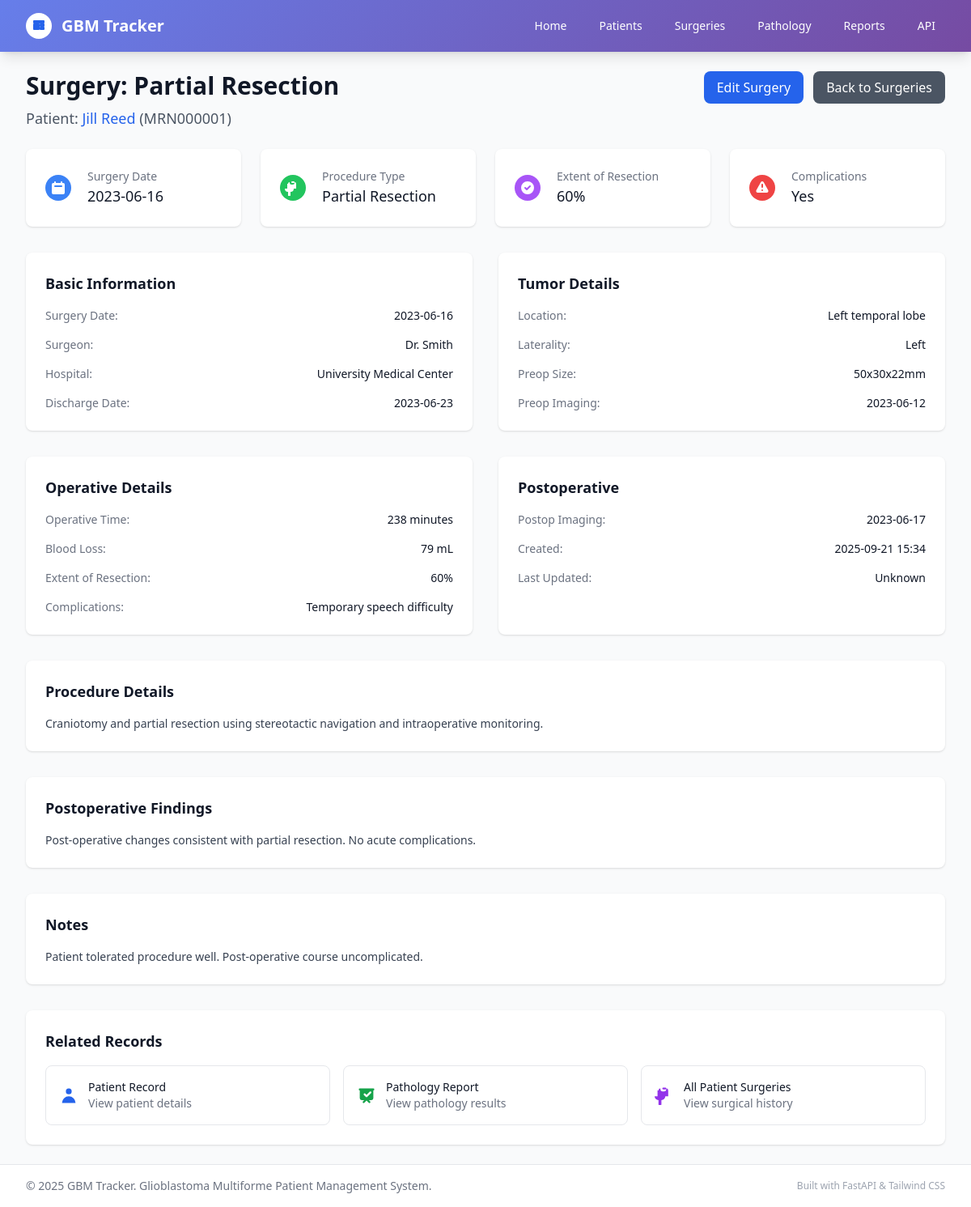
Screenshot of /surgeries/1 with the database file from the repository.
### app/models.py (models this page shows)
class BaseModel(Base):
    __abstract__ = True
    id = Column(Integer, primary_key=True, index=True)
    created_at = Column(DateTime(timezone=True), server_default=func.now())
    updated_at = Column(DateTime(timezone=True), onupdate=func.now())

class Patient(BaseModel):
    __tablename__ = "patients"
    medical_record_number = Column(String(50), unique=True, index=True, nullable=False)
    first_name = Column(String(100), nullable=False)
    last_name = Column(String(100), nullable=False)
    date_of_birth = Column(Date, nullable=False)
    gender = Column(Enum(Gender), nullable=False)
    contact_phone = Column(String(20))
    contact_email = Column(String(100))
    emergency_contact_name = Column(String(200))
    emergency_contact_phone = Column(String(20))
    initial_diagnosis_date = Column(Date)
    primary_location = Column(String(200))
    referring_physician = Column(String(200))
    insurance_info = Column(Text)
    medical_history = Column(Text)
    family_history = Column(Text)
    current_medications = Column(Text)
    allergies = Column(Text)
    notes = Column(Text)
    surgeries = relationship("Surgery", back_populates="patient", cascade="all, delete-orphan")
    pathologies = relationship("Pathology", back_populates="patient", cascade="all, delete-orphan")
    treatments = relationship("Treatment", back_populates="patient", cascade="all, delete-orphan")
    follow_up_visits = relationship("FollowUpVisit", back_populates="patient", cascade="all, delete-orphan")

class Surgery(BaseModel):
    __tablename__ = "surgeries"
    patient_id = Column(Integer, ForeignKey("patients.id"), nullable=False)
    surgery_date = Column(Date, nullable=False)
    surgery_type = Column(Enum(SurgeryType), nullable=False)
    surgeon_name = Column(String(200), nullable=False)
    hospital = Column(String(200))
    preop_imaging_date = Column(Date)
    preop_tumor_size = Column(String(100))
    tumor_location = Column(String(200))
    laterality = Column(String(50))
    procedure_details = Column(Text)
    operative_time_minutes = Column(Integer)
    estimated_blood_loss_ml = Column(Integer)
    extent_of_resection = Column(String(100))
    complications = Column(Text)
    postop_imaging_date = Column(Date)
    postop_findings = Column(Text)
    discharge_date = Column(Date)
    notes = Column(Text)
    patient = relationship("Patient", back_populates="surgeries")
    pathology = relationship("Pathology", back_populates="surgery", uselist=False)

### app/main.py (the view)
@app.get("/surgeries/{surgery_id}", response_class=HTMLResponse)
async def get_surgery_detail(request: Request, surgery_id: int, db: Session = Depends(get_db)):
    surgery = db.query(Surgery).filter(Surgery.id == surgery_id).first()
    if not surgery:
        raise HTTPException(status_code=404, detail="Surgery not found")
    return templates.TemplateResponse("surgery_detail.html", {
        "request": request,
        "surgery": surgery,
        "title": f"Surgery: {surgery.surgery_type.value.replace('_', ' ').title()}"
    })

### app/templates/surgery_detail.html (shortened to what this page needs)
{% extends "base.html" %}
{% block content %}
<div class="mb-6">
    <div class="flex justify-between items-start">
        <div>
            <h1 class="text-3xl font-bold text-gray-900 mb-2">{{ title }}</h1>
            <p class="text-lg text-gray-600">
                Patient:
                <a href="/patients/{{ surgery.patient.id }}" class="text-blue-600 hover:text-blue-800">
                    {{ surgery.patient.first_name }} {{ surgery.patient.last_name }}
                </a>
                ({{ surgery.patient.medical_record_number }})
            </p>
        </div>
        <div class="flex space-x-3">
            <button class="bg-blue-600 hover:bg-blue-700 text-white px-4 py-2 rounded-lg transition-colors duration-200">
                Edit Surgery
            </button>
            <a href="/surgeries" class="bg-gray-600 hover:bg-gray-700 text-white px-4 py-2 rounded-lg transition-colors duration-200">
                Back to Surgeries
            </a>
        </div>
    </div>
</div>
<div class="grid grid-cols-1 md:grid-cols-4 gap-6 mb-8">
    <div class="bg-white rounded-lg shadow p-6">
        <div class="flex items-center">
            <div class="flex-shrink-0">
                <div class="w-8 h-8 bg-blue-500 rounded-full flex items-center justify-center">
                    <svg class="w-5 h-5 text-white" fill="currentColor" viewBox="0 0 20 20">
                        <path fill-rule="evenodd" d="M6 2a1 1 0 00-1 1v1H4a2 2 0 00-2 2v10a2 2 0 002 2h12a2 2 0 002-2V6a2 2 0 00-2-2h-1V3a1 1 0 10-2 0v1H7V3a1 1 0 00-1-1zm0 5a1 1 0 000 2h8a1 1 0 100-2H6z" clip-rule="evenodd"/>
                    </svg>
                </div>
            </div>
            <div class="ml-5 w-0 flex-1">
                <dl>
                    <dt class="text-sm font-medium text-gray-500 truncate">Surgery Date</dt>
                    <dd class="text-lg font-medium text-gray-900">{{ surgery.surgery_date.strftime('%Y-%m-%d') if surgery.surgery_date else "Not specified" }}</dd>
                </dl>
            </div>
        </div>
    </div>
    <div class="bg-white rounded-lg shadow p-6">
        <div class="flex items-center">
            <div class="flex-shrink-0">
                <div class="w-8 h-8 bg-green-500 rounded-full flex items-center justify-center">
                    <svg class="w-5 h-5 text-white" fill="currentColor" viewBox="0 0 20 20">
                        <path d="M9 2a1 1 0 000 2h2a1 1 0 100-2H9z"/>
                        <path fill-rule="evenodd" d="M4 5a2 2 0 012-2v1a2 2 0 002 2h2a2 2 0 002-2V3a2 2 0 012 2v6h-3a4 4 0 01-4 4v4a2 2 0 01-2 2H6a2 2 0 01-2-2v-4a4 4 0 01-4-4h3V5z" clip-rule="evenodd"/>
                    </svg>
                </div>
            </div>
            <div class="ml-5 w-0 flex-1">
                <dl>
                    <dt class="text-sm font-medium text-gray-500 truncate">Procedure Type</dt>
                    <dd class="text-lg font-medium text-gray-900">{{ surgery.surgery_type.value.replace('_', ' ').title() if surgery.surgery_type else "Not specified" }}</dd>
                </dl>
            </div>
        </div>
    </div>
    <div class="bg-white rounded-lg shadow p-6">
        <div class="flex items-center">
            <div class="flex-shrink-0">
                <div class="w-8 h-8 bg-purple-500 rounded-full flex items-center justify-center">
                    <svg class="w-5 h-5 text-white" fill="currentColor" viewBox="0 0 20 20">
                        <path fill-rule="evenodd" d="M10 18a8 8 0 100-16 8 8 0 000 16zm3.707-9.293a1 1 0 00-1.414-1.414L9 10.586 7.707 9.293a1 1 0 00-1.414 1.414l2 2a1 1 0 001.414 0l4-4z" clip-rule="evenodd"/>
                    </svg>
                </div>
            </div>
            <div class="ml-5 w-0 flex-1">
                <dl>
                    <dt class="text-sm font-medium text-gray-500 truncate">Extent of Resection</dt>
                    <dd class="text-lg font-medium text-gray-900">{{ surgery.extent_of_resection or "Not specified" }}</dd>
                </dl>
            </div>
        </div>
    </div>
    <div class="bg-white rounded-lg shadow p-6">
        <div class="flex items-center">
            <div class="flex-shrink-0">
                <div class="w-8 h-8 {% if surgery.complications and surgery.complications != 'None' %}bg-red-500{% else %}bg-green-500{% endif %} rounded-full flex items-center justify-center">
                </div>
            </div>
            <div class="ml-5 w-0 flex-1">
                <dl>
                    <dt class="text-sm font-medium text-gray-500 truncate">Complications</dt>
                    <dd class="text-lg font-medium text-gray-900">
                        {% if surgery.complications and surgery.complications != "None" %}Yes{% else %}None{% endif %}
                    </dd>
                </dl>
            </div>
        </div>
    </div>
</div>
<div class="grid grid-cols-1 lg:grid-cols-2 gap-8">
    <div class="bg-white rounded-lg shadow p-6">
        <h2 class="text-lg font-semibold text-gray-900 mb-4">Basic Information</h2>
        <dl class="space-y-4">
            <div class="flex justify-between">
                <dt class="text-sm font-medium text-gray-500">Surgery Date:</dt>
                <dd class="text-sm text-gray-900">{{ surgery.surgery_date.strftime('%Y-%m-%d') if surgery.surgery_date else "Not specified" }}</dd>
            </div>
            <div class="flex justify-between">
                <dt class="text-sm font-medium text-gray-500">Surgeon:</dt>
                <dd class="text-sm text-gray-900">{{ surgery.surgeon_name or "Not specified" }}</dd>
            </div>
            <div class="flex justify-between">
                <dt class="text-sm font-medium text-gray-500">Hospital:</dt>
                <dd class="text-sm text-gray-900">{{ surgery.hospital or "Not specified" }}</dd>
            </div>
            <div class="flex justify-between">
                <dt class="text-sm font-medium text-gray-500">Discharge Date:</dt>
                <dd class="text-sm text-gray-900">{{ surgery.discharge_date.strftime('%Y-%m-%d') if surgery.discharge_date else "Not specified" }}</dd>
            </div>
        </dl>
    </div>
    <div class="bg-white rounded-lg shadow p-6">
        <h2 class="text-lg font-semibold text-gray-900 mb-4">Tumor Details</h2>
        <dl class="space-y-4">
            <div class="flex justify-between">
                <dt class="text-sm font-medium text-gray-500">Location:</dt>
                <dd class="text-sm text-gray-900">{{ surgery.tumor_location or "Not specified" }}</dd>
            </div>
            <div class="flex justify-between">
                <dt class="text-sm font-medium text-gray-500">Laterality:</dt>
                <dd class="text-sm text-gray-900">{{ surgery.laterality or "Not specified" }}</dd>
            </div>
            <div class="flex justify-between">
                <dt class="text-sm font-medium text-gray-500">Preop Size:</dt>
                <dd class="text-sm text-gray-900">{{ surgery.preop_tumor_size or "Not specified" }}</dd>
            </div>
            <div class="flex justify-between">
                <dt class="text-sm font-medium text-gray-500">Preop Imaging:</dt>
                <dd class="text-sm text-gray-900">{{ surgery.preop_imaging_date.strftime('%Y-%m-%d') if surgery.preop_imaging_date else "Not specified" }}</dd>
            </div>
        </dl>
    </div>
    <div class="bg-white rounded-lg shadow p-6">
        <h2 class="text-lg font-semibold text-gray-900 mb-4">Operative Details</h2>
        <dl class="space-y-4">
            <div class="flex justify-between">
                <dt class="text-sm font-medium text-gray-500">Operative Time:</dt>
                <dd class="text-sm text-gray-900">{{ surgery.operative_time_minutes }} minutes</dd>
            </div>
            <div class="flex justify-between">
                <dt class="text-sm font-medium text-gray-500">Blood Loss:</dt>
                <dd class="text-sm text-gray-900">{{ surgery.estimated_blood_loss_ml }} mL</dd>
            </div>
            <div class="flex justify-between">
                <dt class="text-sm font-medium text-gray-500">Extent of Resection:</dt>
                <dd class="text-sm text-gray-900">{{ surgery.extent_of_resection or "Not specified" }}</dd>
            </div>
            <div class="flex justify-between">
                <dt class="text-sm font-medium text-gray-500">Complications:</dt>
                <dd class="text-sm text-gray-900">{{ surgery.complications or "None" }}</dd>
            </div>
        </dl>
    </div>
    <div class="bg-white rounded-lg shadow p-6">
        <h2 class="text-lg font-semibold text-gray-900 mb-4">Postoperative</h2>
        <dl class="space-y-4">
            <div class="flex justify-between">
                <dt class="text-sm font-medium text-gray-500">Postop Imaging:</dt>
                <dd class="text-sm text-gray-900">{{ surgery.postop_imaging_date.strftime('%Y-%m-%d') if surgery.postop_imaging_date else "Not specified" }}</dd>
            </div>
            <div class="flex justify-between">
                <dt class="text-sm font-medium text-gray-500">Created:</dt>
                <dd class="text-sm text-gray-900">{{ surgery.created_at.strftime('%Y-%m-%d %H:%M') if surgery.created_at else "Unknown" }}</dd>
            </div>
            <div class="flex justify-between">
                <dt class="text-sm font-medium text-gray-500">Last Updated:</dt>
                <dd class="text-sm text-gray-900">{{ surgery.updated_at.strftime('%Y-%m-%d %H:%M') if surgery.updated_at else "Unknown" }}</dd>
            </div>
        </dl>
    </div>
</div>
{% if surgery.procedure_details %}
<div class="mt-8">
    <div class="bg-white rounded-lg shadow p-6">
        <h2 class="text-lg font-semibold text-gray-900 mb-4">Procedure Details</h2>
        <div class="text-sm text-gray-700 whitespace-pre-wrap">{{ surgery.procedure_details }}</div>
    </div>
</div>
{% endif %}
{% if surgery.postop_findings %}
<div class="mt-8">
    <div class="bg-white rounded-lg shadow p-6">
        <h2 class="text-lg font-semibold text-gray-900 mb-4">Postoperative Findings</h2>
        <div class="text-sm text-gray-700 whitespace-pre-wrap">{{ surgery.postop_findings }}</div>
    </div>
</div>
{% endif %}
{% if surgery.notes %}
<div class="mt-8">
    <div class="bg-white rounded-lg shadow p-6">
        <h2 class="text-lg font-semibold text-gray-900 mb-4">Notes</h2>
        <div class="text-sm text-gray-700 whitespace-pre-wrap">{{ surgery.notes }}</div>
    </div>
</div>
{% endif %}
<div class="mt-8">
    <div class="bg-white rounded-lg shadow p-6">
        <h2 class="text-lg font-semibold text-gray-900 mb-4">Related Records</h2>
        <div class="grid grid-cols-1 md:grid-cols-3 gap-4">
            <a href="/patients/{{ surgery.patient.id }}" class="block p-4 border border-gray-200 rounded-lg hover:bg-gray-50">
                <div class="flex items-center">
                    <svg class="w-6 h-6 text-blue-600 mr-3" fill="currentColor" viewBox="0 0 20 20">
                        <path fill-rule="evenodd" d="M10 9a3 3 0 100-6 3 3 0 000 6zm-7 9a7 7 0 1114 0H3z" clip-rule="evenodd"/>
                    </svg>
                    <div>
                        <p class="text-sm font-medium text-gray-900">Patient Record</p>
                        <p class="text-sm text-gray-500">View patient details</p>
                    </div>
                </div>
            </a>
            {% if surgery.pathology %}
            <a href="/pathologies/{{ surgery.pathology.id }}" class="block p-4 border border-gray-200 rounded-lg hover:bg-gray-50">
                <div class="flex items-center">
                    <div>
                        <p class="text-sm font-medium text-gray-900">Pathology Report</p>
                        <p class="text-sm text-gray-500">View pathology results</p>
                    </div>
                </div>
            </a>
            {% endif %}
            <a href="/patients/{{ surgery.patient.id }}/surgeries" class="block p-4 border border-gray-200 rounded-lg hover:bg-gray-50">
                <div class="flex items-center">
                    <svg class="w-6 h-6 text-purple-600 mr-3" fill="currentColor" viewBox="0 0 20 20">
                        <path d="M9 2a1 1 0 000 2h2a1 1 0 100-2H9z"/>
                        <path fill-rule="evenodd" d="M4 5a2 2 0 012-2v1a2 2 0 002 2h2a2 2 0 002-2V3a2 2 0 012 2v6h-3a4 4 0 01-4 4v4a2 2 0 01-2 2H6a2 2 0 01-2-2v-4a4 4 0 01-4-4h3V5z" clip-rule="evenodd"/>
                    </svg>
                    <div>
                        <p class="text-sm font-medium text-gray-900">All Patient Surgeries</p>
                        <p class="text-sm text-gray-500">View surgical history</p>
                    </div>
                </div>
            </a>
        </div>
    </div>
</div>
{% endblock %}

### rows the page displays
Patient: patient.first_name "Jill", patient.last_name "Reed", patient.medical_record_number "MRN000001"
Surgery: surgery_date "2023-06-16", surgery_type.value.replace "Partial Resection", extent_of_resection "60%", surgeon_name "Dr. Smith", hospital "University Medical Center", discharge_date "2023-06-23", tumor_location "Left temporal lobe", laterality "Left", preop_tumor_size "50x30x22mm", preop_imaging_date "2023-06-12", operative_time_minutes "238", estimated_blood_loss_ml "79", complications "Temporary speech difficulty", postop_imaging_date "2023-06-17", created_at "2025-09-21 15:34", updated_at "Unknown", procedure_details "Craniotomy and partial resection using stereotactic navigation and intraoperative monitoring.", postop_findings "Post-operative changes consistent with partial resection. No acute complications.", notes "Patient tolerated procedure well. Post-operative course uncomplicated."

### other values shown
{{ title }} "Surgery: Partial Resection"
